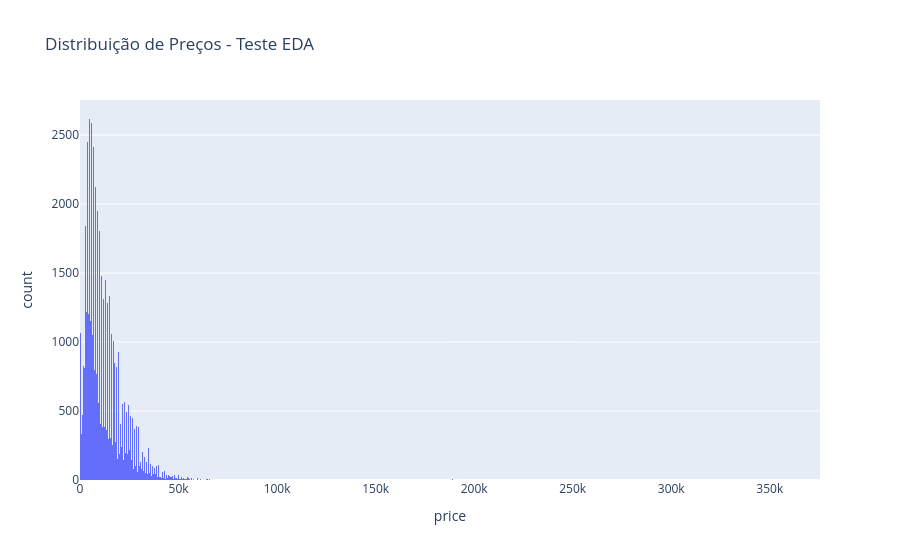
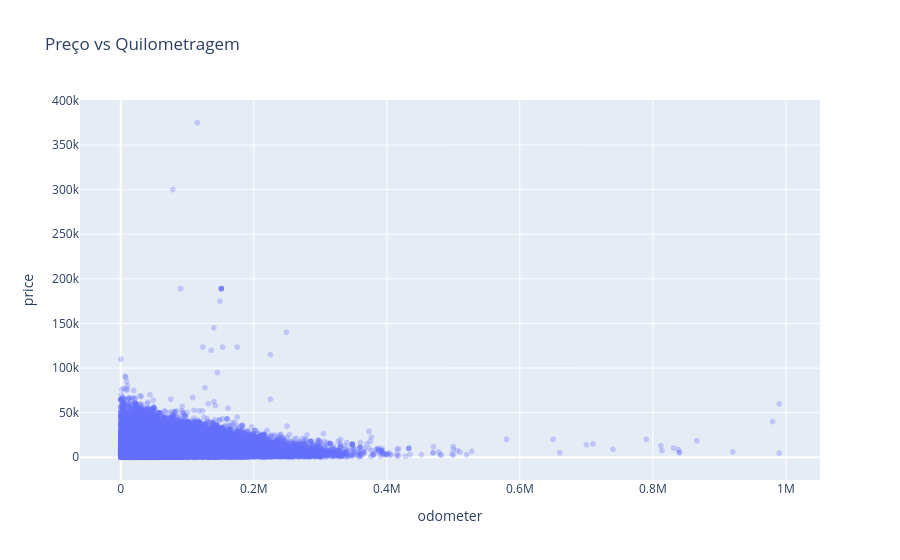

Notebook code for these charts, in order:
### Code cell
# Testando o histograma que irá para o App
fig = px.histogram(df, x="price", title="Distribuição de Preços - Teste EDA")
fig.show()

# Testando o gráfico de dispersão
fig_scatter = px.scatter(df, x="odometer", y="price", opacity=0.3, title="Preço vs Quilometragem")
fig_scatter.show()

### Figure 1 — Plotly figure (JSON) as saved in the notebook; plotly's stock layout.template omitted (floating-point values rounded to 4 significant figures; data arrays with more than 128 entries replaced by an {"elided": "..."} marker saying what was removed)
{"data": [{"bingroup": "x", "hovertemplate": "price=%{x}<br>count=%{y}<extra></extra>", "legendgroup": "", "marker": {"color": "#636efa", "pattern": {"shape": ""}}, "name": "", "orientation": "v", "showlegend": false, "type": "histogram", "x": {"elided": "51524 int values"}, "xaxis": "x", "yaxis": "y"}], "layout": {"barmode": "relative", "legend": {"tracegroupgap": 0}, "title": {"text": "Distribuição de Preços - Teste EDA"}, "xaxis": {"anchor": "y", "domain": [0, 1], "title": {"text": "price"}}, "yaxis": {"anchor": "x", "domain": [0, 1], "title": {"text": "count"}}}}

### Figure 2 — Plotly figure (JSON) as saved in the notebook; plotly's stock layout.template omitted (floating-point values rounded to 4 significant figures; data arrays with more than 128 entries replaced by an {"elided": "..."} marker saying what was removed)
{"data": [{"hovertemplate": "odometer=%{x}<br>price=%{y}<extra></extra>", "legendgroup": "", "marker": {"color": "#636efa", "opacity": 0.3, "symbol": "circle"}, "mode": "markers", "name": "", "showlegend": false, "type": "scattergl", "x": {"elided": "51524 float values"}, "xaxis": "x", "y": {"elided": "51524 int values"}, "yaxis": "y"}], "layout": {"legend": {"tracegroupgap": 0}, "title": {"text": "Preço vs Quilometragem"}, "xaxis": {"anchor": "y", "domain": [0, 1], "title": {"text": "odometer"}}, "yaxis": {"anchor": "x", "domain": [0, 1], "title": {"text": "price"}}}}
